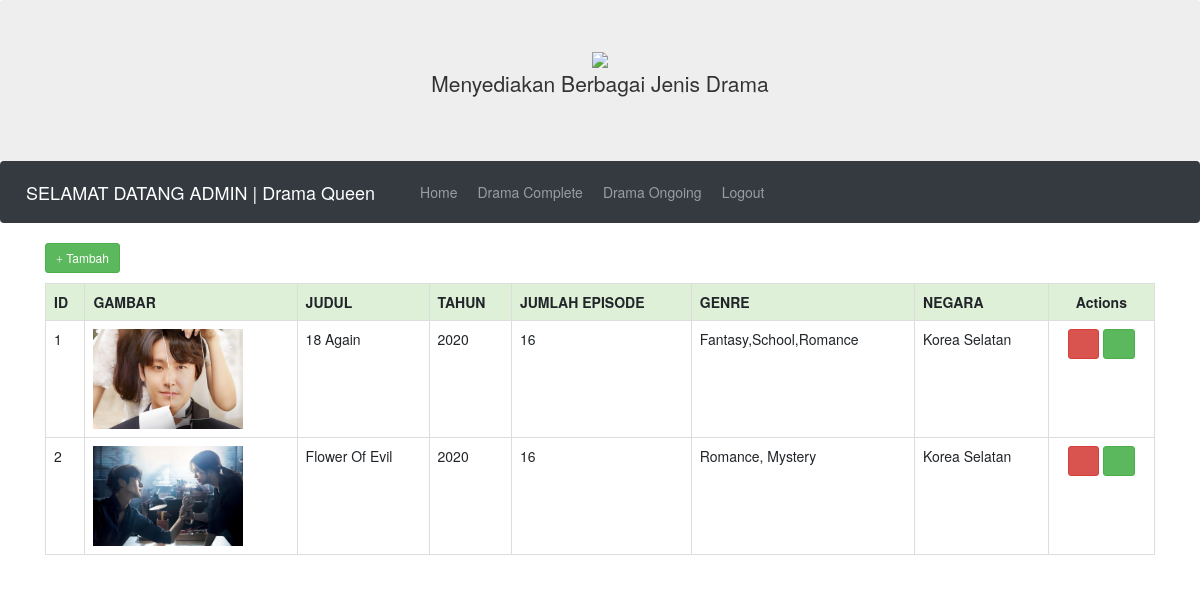
The page /on-admin/index.php?page=ongoing/index (signed in) on the database its author committed.
### tables this page shows
CREATE TABLE `ongoing` (
  `id` int(5) NOT NULL,
  `judul` varchar(30) NOT NULL,
  `tahun` int(4) NOT NULL,
  `jumlah_ep` int(5) NOT NULL,
  `genre` varchar(30) NOT NULL,
  `negara` varchar(20) NOT NULL,
  `gambar` varchar(200) NOT NULL
);

### on-admin/views/ongoing/index.php (the view)
<?php
$urlcrud = "index.php?page=ongoing/";
?>
<div class="row">
	<div class="col-lg-12">
		<a href="<?= $urlcrud.'create' ?>" class="btn btn-success btn-sm"><span class="glyphicon glyphicon-plus"></span> Tambah</a>
		<table class="table table-hover table-bordered" style="margin-top: 10px">
			<tr class="success">
		<th>ID</th>
		<th>GAMBAR</th>
		<th>JUDUL</th>
		<th>TAHUN</th>
		<th>JUMLAH EPISODE</th>
		<th>GENRE</th>
		<th>NEGARA</th>
		<th style="text-align: center;">Actions</th>
			</tr>
			<?php
	include "koneksi.php";
	$query = "SELECT * FROM ongoing";
	$sql = mysqli_query($connect, $query);
	while($data = mysqli_fetch_array($sql)){
		?>
		<tr>
		<td><?=$data['id'] ?></td>
		<?php
		echo "<td><img src='../images/".$data['gambar']."' width='150' height='100'></td>";?>
		<td><?=$data['judul'] ?></td>
		<td><?=$data['tahun'] ?></td>
		<td><?=$data['jumlah_ep'] ?></td>
		<td><?=$data['genre'] ?></td>
		<td><?=$data['negara'] ?></td>
		<td style="text-align: center;">
		<a onclick="return confirm('Apakah yakin data akan di hapus?')" href="<?= $urlcrud.'hapus&id='.$data['id'] ?>" class="btn btn-danger btn-sm"><span class="glyphicon glyphicon-trash"></span></a>
		<a href="<?= $urlcrud.'edit&id='.$data['id'] ?>" class="btn btn-success btn-sm"><span class="glyphicon glyphicon-edit"></span></a>
	<?php
	}
	?>
		</table>
	</div>
</div>

### rows shown on the page
ongoing: id "1", gambar (picture), judul "18 Again", tahun "2020", jumlah_ep "16", genre "Fantasy,School,Romance", negara "Korea Selatan"
ongoing: id "2", gambar (picture), judul "Flower Of Evil", tahun "2020", jumlah_ep "16", genre "Romance, Mystery", negara "Korea Selatan"
